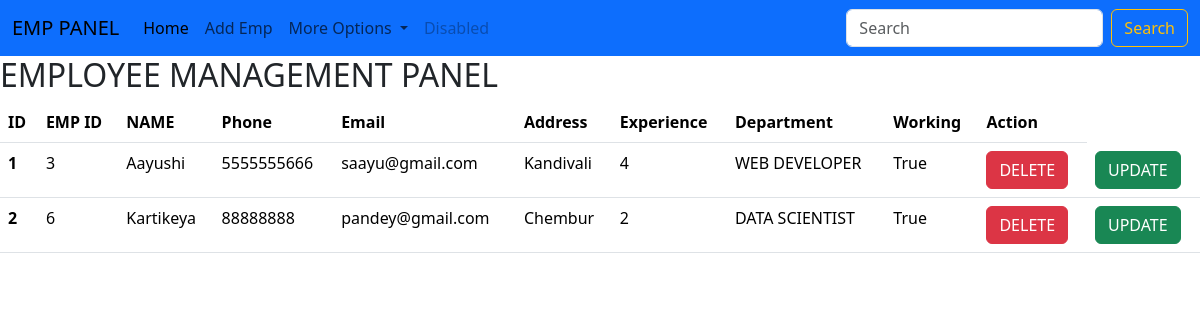
The page /emp/home/ on the database its author committed.
### emp/models.py (models this page shows)
class Employee(models.Model):
    emp_id=models.CharField(max_length=50)
    name=models.CharField(max_length=100)
    phone=models.IntegerField(max_length=10)
    email=models.CharField(max_length=15)
    address=models.CharField(max_length=300)
    exp=models.IntegerField(max_length=40)
    department=models.CharField(max_length=12)
    working=models.BooleanField(default=True)

### emp/views.py (the view)
# urls.py: path('home/',views.emp_home),
def emp_home(request):
    emp=Employee.objects.all()
    return render(request,'emp/home.html',{
         'emp':emp
    })

### templates/emp/home.html (shortened to what this page needs)
<!DOCTYPE html>
<html>
  <head>
    <link
      href="https://cdn.jsdelivr.net/npm/bootstrap@5.3.3/dist/css/bootstrap.min.css"
      rel="stylesheet"
    />
    <link rel="stylesheet" href="" />
  </head>
  <body>
    {% include "emp/emp_nav.html" %}
    <h2>EMPLOYEE MANAGEMENT PANEL</h2>
    {% if emp %}
    <table class="table">
      <thead>
        <tr>
          <th scope="col">ID</th>
          <th scope="col">EMP ID</th>
          <th scope="col">NAME</th>
          <th scope="col">Phone</th>
          <th scope="col">Email</th>
          <th scope="col">Address</th>
          <th scope="col">Experience</th>
          <th scope="col">Department</th>
          <th scope="col">Working</th>
          <th scope="col">Action</th>
        </tr>
      </thead>
      <tbody>
        <tr>
          {% for i in emp %}
          <th scope="row">{{forloop.counter}}</th>
          <td>{{i.emp_id}}</td>
          <td>{{i.name}}</td>
          <td>{{i.phone}}</td>
          <td>{{i.email}}</td>
          <td>{{i.address}}</td>
          <td>{{i.exp}}</td>
          <td>{{i.department}}</td>
          <td>{{i.working}}</td>
          <td>
            <a href='/emp/deleteEmp/{{i.emp_id}}' class="btn btn-danger">DELETE</a></button>
          </td>
          <td>
            <a href='/emp/UpdateEmp/{{i.emp_id}}' class="btn btn-success">UPDATE</a></button>
          </td>
        </tr>
        {% endfor %}
      </tbody>
    </table>
    {% else %}
    <h3>Data Not found</h3>
    {% endif %}
  </body>
</html>

### rows shown on the page
Employee: emp_id "3", name "Aayushi", phone "5555555666", email "saayu@gmail.com", address "Kandivali", exp "4", department "WEB DEVELOPER", working "True"
Employee: emp_id "6", name "Kartikeya", phone "88888888", email "pandey@gmail.com", address "Chembur", exp "2", department "DATA SCIENTIST", working "True"
